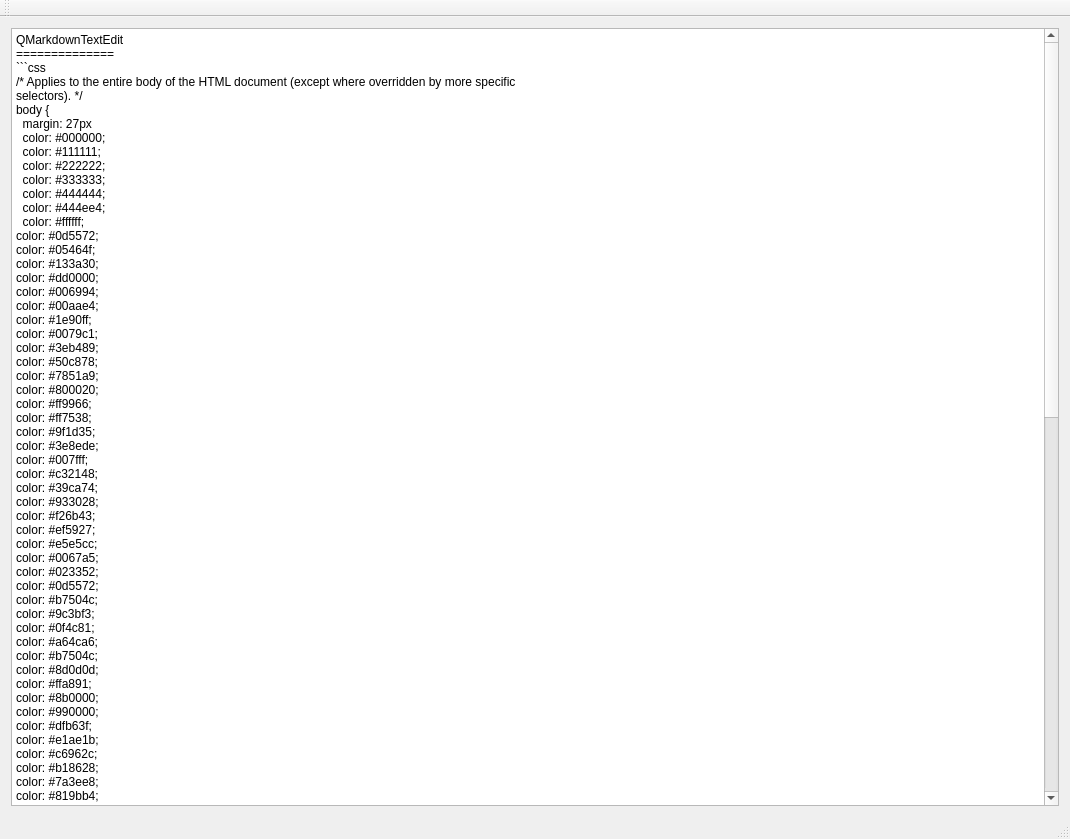
<?xml version="1.0" encoding="UTF-8"?>
<ui version="4.0">
 <class>MainWindow</class>
 <widget class="QMainWindow" name="MainWindow">
  <property name="geometry">
   <rect>
    <x>0</x>
    <y>0</y>
    <width>1070</width>
    <height>839</height>
   </rect>
  </property>
  <property name="windowTitle">
   <string notr="true">QMarkdownTextEdit</string>
  </property>
  <widget class="QWidget" name="centralWidget">
   <layout class="QGridLayout" name="gridLayout">
    <item row="0" column="0">
     <widget class="QMarkdownTextEdit" name="textEdit">
      <property name="plainText">
       <string>QMarkdownTextEdit
==============
```css
/* Applies to the entire body of the HTML document (except where overridden by more specific
selectors). */
body {
  margin: 27px
  color: #000000;
  color: #111111;
  color: #222222;
  color: #333333;
  color: #444444;
  color: #444ee4;
  color: #ffffff;
color: #0d5572;
color: #05464f;
color: #133a30;
color: #dd0000;
color: #006994;
color: #00aae4;
color: #1e90ff;
color: #0079c1;
color: #3eb489;
color: #50c878;
color: #7851a9;
color: #800020;
color: #ff9966;
color: #ff7538;
color: #9f1d35;
color: #3e8ede;
color: #007fff;
color: #c32148;
color: #39ca74;
color: #933028;
color: #f26b43;
color: #ef5927;
color: #e5e5cc;
color: #0067a5;
color: #023352;
color: #0d5572;
color: #b7504c;
color: #9c3bf3;
color: #0f4c81;
color: #a64ca6;
color: #b7504c;
color: #8d0d0d;
color: #ffa891;
color: #8b0000;
color: #990000;
color: #dfb63f;
color: #e1ae1b;
color: #c6962c;
color: #b18628;
color: #7a3ee8;
color: #819bb4;
color: #2c89c4;
  background-coor: rgb(240,240,240);
  background-coor: rgb(24,78,140);
  font-family: arial, sans-serif;
  font-size: 14px;
  coor: #ff0;
  coor: #649449;
}

/* Applies to all &lt;h1&gt;...&lt;/h1&gt; elements. */
h1 {
  font-size: 35px;
  font-weight: normal;
  margin-top: 5px;
}

/* Applies to all elements with &lt;... class=&quot;someclass&quot;&gt; specified. */
.someclass { color: red; }

/* Applies to the element with &lt;... id=&quot;someid&quot;&gt; specified. */
#someid { color: green; }
```

*QMarkdownTextEdit* is a C++ Qt [QPlainTextEdit](http://doc.qt.io/qt-5/qplaintextedit.html) widget with **markdown highlighting** and some other goodies.

## Features

- markdown highlighting
- syntax highlighting
- clickable links with `Ctrl + Click`
- block indent with `Tab` and `Shift + Tab`
- duplicate text with `Ctrl + Alt + Down`
- searching of text with `Ctrl + F`
    - jump between search results with `Up` and `Down`
    - close search field with `Escape`
- and much more...

```css
```

## References

- [QOwnNotes - cross-platform open source plain-text file markdown note taking](http://www.qownnotes.org)

## Disclaimer

This SOFTWARE PRODUCT is provided by THE PROVIDER &quot;as is&quot; and &quot;with all faults.&quot; THE PROVIDER makes no representations or warranties of any kind concerning the safety, suitability, lack of viruses, inaccuracies, typographical errors, or other harmful components of this SOFTWARE PRODUCT. 

There are inherent dangers in the use of any software, and you are solely responsible for determining whether this SOFTWARE PRODUCT is compatible with your equipment and other software installed on your equipment. You are also solely responsible for the protection of your equipment and backup of your data, and THE PROVIDER will not be liable for any damages you may suffer in connection with using, modifying, or distributing this SOFTWARE PRODUCT.
</string>
      </property>
     </widget>
    </item>
   </layout>
  </widget>
  <widget class="QMenuBar" name="menuBar">
   <property name="geometry">
    <rect>
     <x>0</x>
     <y>0</y>
     <width>1070</width>
     <height>23</height>
    </rect>
   </property>
  </widget>
  <widget class="QToolBar" name="mainToolBar">
   <attribute name="toolBarArea">
    <enum>TopToolBarArea</enum>
   </attribute>
   <attribute name="toolBarBreak">
    <bool>false</bool>
   </attribute>
  </widget>
  <widget class="QStatusBar" name="statusBar"/>
 </widget>
 <layoutdefault spacing="6" margin="11"/>
 <customwidgets>
  <customwidget>
   <class>QMarkdownTextEdit</class>
   <extends>QPlainTextEdit</extends>
   <header location="global">qmarkdowntextedit.h</header>
  </customwidget>
 </customwidgets>
 <resources/>
 <connections/>
</ui>
